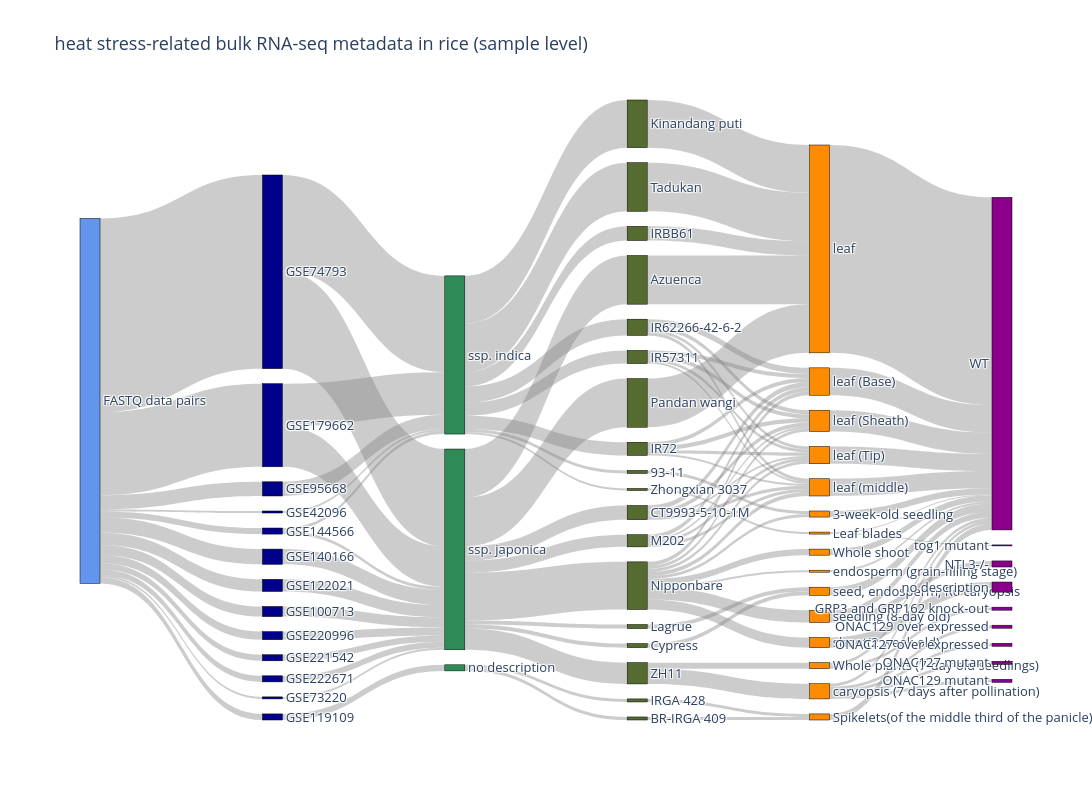

The cell this chart's notebook holds for it:
### Code cell
config = {
  'toImageButtonOptions': {
    'format': 'png', # png, svg, jpeg, webpから選択
    'filename': 'sankey_fig1',
    'width': 2400,
    'height': 800,
    'scale': 3 # 解像度を3倍にする (この値を大きくすると高解像度になります)
  }
}

my_colors = {
    "data type": "cornflowerblue",
    "GEO Accession": "darkblue",
    "Sub-species": "seagreen",
    "Cultivar": "darkolivegreen",
    "Tissue": "darkorange",
    "Genotype": "darkmagenta"
}

sankey_fig1 = create_sankey_from_polars(
    rice_meta_data,
    ["data type", "GEO Accession", "Sub-species", "Cultivar", "Tissue", "Genotype"],
    "heat stress-related bulk RNA-seq metadata in rice (sample level)",
    column_color_map=my_colors,
    node_align="right",
    width=2400,
    height=800
)
sankey_fig1.show(config=config)

### Figure 1 — Plotly figure (JSON) as saved in the notebook; plotly's stock layout.template omitted (floating-point values rounded to 4 significant figures)
{"data": [{"link": {"color": "rgba(128, 128, 128, 0.4)", "source": [0, 0, 0, 0, 0, 0, 0, 0, 0, 0, 0, 0, 0, 4, 7, 10, 12, 13, 11, 4, 9, 2, 6, 3, 6, 1, 8, 10, 5, 14, 15, 15, 14, 15, 15, 14, 14, 15, 15, 14, 14, 16, 14, 15, 16, 14, 15, 22, 20, 23, 34, 18, 29, 25, 26, 22, 23, 33, 21, 32, 25, 27, 28, 23, 17, 25, 25, 30, 25, 20, 27, 24, 25, 27, 34, 20, 25, 22, 23, 26, 19, 25, 26, 26, 22, 27, 25, 20, 31, 49, 47, 38, 44, 47, 47, 47, 47, 46, 46, 35, 43, 48, 36, 37, 49, 39, 41, 45, 40, 42, 37], "target": [1, 2, 3, 4, 5, 6, 7, 8, 9, 10, 11, 12, 13, 14, 15, 15, 15, 15, 15, 15, 15, 15, 15, 15, 14, 14, 14, 14, 16, 17, 18, 19, 20, 21, 22, 23, 24, 25, 26, 27, 28, 29, 30, 31, 32, 33, 34, 35, 35, 36, 37, 38, 39, 35, 40, 40, 35, 41, 41, 39, 42, 35, 43, 44, 41, 43, 36, 41, 45, 44, 36, 46, 44, 40, 47, 36, 40, 44, 40, 36, 41, 48, 35, 44, 36, 44, 49, 40, 38, 50, 51, 52, 52, 53, 54, 52, 55, 52, 56, 52, 52, 52, 52, 52, 52, 52, 52, 57, 52, 52, 58], "value": [14, 8, 10, 191, 6, 82, 2, 2, 12, 6, 6, 15, 6, 95, 2, 3, 15, 6, 6, 96, 12, 8, 40, 10, 42, 14, 2, 3, 6, 47, 4, 48, 13, 48, 14, 13, 2, 47, 12, 16, 3, 3, 48, 4, 3, 14, 21, 3, 2, 3, 6, 4, 3, 4, 2, 4, 2, 14, 48, 3, 6, 3, 3, 4, 47, 3, 3, 48, 10, 4, 3, 2, 4, 4, 15, 3, 3, 5, 4, 3, 48, 2, 3, 4, 2, 6, 12, 4, 4, 6, 3, 8, 27, 3, 3, 3, 3, 1, 1, 17, 6, 2, 17, 3, 6, 6, 205, 10, 21, 6, 3]}, "node": {"align": "right", "color": ["cornflowerblue", "darkblue", "darkblue", "darkblue", "darkblue", "darkblue", "darkblue", "darkblue", "darkblue", "darkblue", "darkblue", "darkblue", "darkblue", "darkblue", "seagreen", "seagreen", "seagreen", "darkolivegreen", "darkolivegreen", "darkolivegreen", "darkolivegreen", "darkolivegreen", "darkolivegreen", "darkolivegreen", "darkolivegreen", "darkolivegreen", "darkolivegreen", "darkolivegreen", "darkolivegreen", "darkolivegreen", "darkolivegreen", "darkolivegreen", "darkolivegreen", "darkolivegreen", "darkolivegreen", "darkorange", "darkorange", "darkorange", "darkorange", "darkorange", "darkorange", "darkorange", "darkorange", "darkorange", "darkorange", "darkorange", "darkorange", "darkorange", "darkorange", "darkorange", "darkmagenta", "darkmagenta", "darkmagenta", "darkmagenta", "darkmagenta", "darkmagenta", "darkmagenta", "darkmagenta", "darkmagenta"], "label": ["FASTQ data pairs", "GSE95668", "GSE220996", "GSE100713", "GSE74793", "GSE119109", "GSE179662", "GSE73220", "GSE42096", "GSE122021", "GSE144566", "GSE221542", "GSE140166", "GSE222671", "ssp. indica", "ssp. japonica", "no description", "Kinandang puti", "Lagrue", "Azuenca", "IR57311", "Pandan wangi", "CT9993-5-10-1M", "IR72", "Zhongxian 3037", "Nipponbare", "M202", "IR62266-42-6-2", "93-11", "IRGA 428", "Tadukan", "Cypress", "BR-IRGA 409", "IRBB61", "ZH11", "leaf (middle)", "leaf (Tip)", "Whole plants (7-day old seedlings)", "seed, endosperm, R6 caryopsis", "Spikelets(of the middle third of the panicle)", "leaf (Sheath)", "leaf", "Whole shoot", "3-week-old seedling", "leaf (Base)", "shoot(2 week old)", "Leaf blades", "caryopsis (7 days after pollination)", "endosperm (grain-filling stage)", "seedling (8-day old)", "NTL3-/-", "ONAC129 over expressed", "WT", "ONAC127 over expressed", "ONAC127 mutant", "ONAC129 mutant", "tog1 mutant", "no description", "GRP3 and GRP162 knock-out"], "line": {"color": "black", "width": 0.5}, "pad": 15, "thickness": 20}, "type": "sankey"}], "layout": {"font": {"size": 13}, "height": 800, "title": {"text": "heat stress-related bulk RNA-seq metadata in rice (sample level)"}, "width": 2400}}
